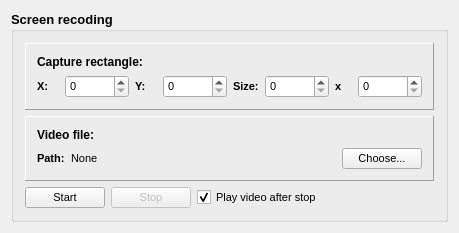
<?xml version="1.0" encoding="UTF-8"?>
<ui version="4.0">
 <class>MainWindow</class>
 <widget class="QMainWindow" name="MainWindow">
  <property name="geometry">
   <rect>
    <x>0</x>
    <y>0</y>
    <width>459</width>
    <height>220</height>
   </rect>
  </property>
  <property name="windowTitle">
   <string>Encoder Example</string>
  </property>
  <widget class="QWidget" name="centralWidget">
   <layout class="QVBoxLayout" name="verticalLayout_2">
    <item>
     <widget class="QGroupBox" name="screenRecrdGB">
      <property name="font">
       <font>
        <pointsize>10</pointsize>
        <weight>75</weight>
        <bold>true</bold>
       </font>
      </property>
      <property name="title">
       <string>Screen recoding</string>
      </property>
      <layout class="QVBoxLayout" name="verticalLayout_4">
       <item>
        <widget class="QFrame" name="captureRectFrame">
         <property name="frameShape">
          <enum>QFrame::Panel</enum>
         </property>
         <property name="frameShadow">
          <enum>QFrame::Raised</enum>
         </property>
         <layout class="QVBoxLayout" name="verticalLayout">
          <item>
           <widget class="QLabel" name="label">
            <property name="font">
             <font>
              <pointsize>9</pointsize>
              <weight>75</weight>
              <bold>true</bold>
             </font>
            </property>
            <property name="text">
             <string>Capture rectangle:</string>
            </property>
           </widget>
          </item>
          <item>
           <layout class="QHBoxLayout" name="horizontalLayout_3">
            <item>
             <layout class="QHBoxLayout" name="horizontalLayout">
              <item>
               <widget class="QLabel" name="label_2">
                <property name="font">
                 <font>
                  <pointsize>8</pointsize>
                  <weight>75</weight>
                  <italic>false</italic>
                  <bold>true</bold>
                 </font>
                </property>
                <property name="text">
                 <string>X:</string>
                </property>
               </widget>
              </item>
              <item>
               <widget class="QSpinBox" name="xSpinBox">
                <property name="font">
                 <font>
                  <pointsize>8</pointsize>
                  <weight>50</weight>
                  <bold>false</bold>
                 </font>
                </property>
                <property name="maximum">
                 <number>999999999</number>
                </property>
               </widget>
              </item>
              <item>
               <widget class="QLabel" name="label_3">
                <property name="font">
                 <font>
                  <pointsize>8</pointsize>
                  <weight>75</weight>
                  <italic>false</italic>
                  <bold>true</bold>
                 </font>
                </property>
                <property name="text">
                 <string>Y:</string>
                </property>
               </widget>
              </item>
              <item>
               <widget class="QSpinBox" name="ySpinBox">
                <property name="font">
                 <font>
                  <pointsize>8</pointsize>
                  <weight>50</weight>
                  <bold>false</bold>
                 </font>
                </property>
                <property name="maximum">
                 <number>999999999</number>
                </property>
               </widget>
              </item>
             </layout>
            </item>
            <item>
             <layout class="QHBoxLayout" name="horizontalLayout_2">
              <item>
               <widget class="QLabel" name="label_4">
                <property name="font">
                 <font>
                  <pointsize>8</pointsize>
                  <weight>75</weight>
                  <italic>false</italic>
                  <bold>true</bold>
                 </font>
                </property>
                <property name="text">
                 <string>Size:</string>
                </property>
               </widget>
              </item>
              <item>
               <widget class="QSpinBox" name="widthSpinBox">
                <property name="font">
                 <font>
                  <pointsize>8</pointsize>
                  <weight>50</weight>
                  <bold>false</bold>
                 </font>
                </property>
                <property name="maximum">
                 <number>999999999</number>
                </property>
               </widget>
              </item>
              <item>
               <widget class="QLabel" name="label_5">
                <property name="font">
                 <font>
                  <pointsize>8</pointsize>
                  <weight>75</weight>
                  <italic>false</italic>
                  <bold>true</bold>
                 </font>
                </property>
                <property name="text">
                 <string>x</string>
                </property>
               </widget>
              </item>
              <item>
               <widget class="QSpinBox" name="heightSpinBox">
                <property name="font">
                 <font>
                  <pointsize>8</pointsize>
                  <weight>50</weight>
                  <bold>false</bold>
                 </font>
                </property>
                <property name="maximum">
                 <number>999999999</number>
                </property>
               </widget>
              </item>
             </layout>
            </item>
           </layout>
          </item>
         </layout>
        </widget>
       </item>
       <item>
        <widget class="QFrame" name="fileNameFrame">
         <property name="frameShape">
          <enum>QFrame::Panel</enum>
         </property>
         <property name="frameShadow">
          <enum>QFrame::Raised</enum>
         </property>
         <layout class="QVBoxLayout" name="verticalLayout_3">
          <item>
           <widget class="QLabel" name="label_6">
            <property name="font">
             <font>
              <pointsize>9</pointsize>
              <weight>75</weight>
              <bold>true</bold>
             </font>
            </property>
            <property name="text">
             <string>Video file:</string>
            </property>
           </widget>
          </item>
          <item>
           <layout class="QHBoxLayout" name="horizontalLayout_5" stretch="5,1">
            <item>
             <layout class="QHBoxLayout" name="horizontalLayout_4" stretch="1,20">
              <item>
               <widget class="QLabel" name="label_7">
                <property name="font">
                 <font>
                  <pointsize>8</pointsize>
                  <weight>75</weight>
                  <bold>true</bold>
                 </font>
                </property>
                <property name="toolTip">
                 <string/>
                </property>
                <property name="statusTip">
                 <string/>
                </property>
                <property name="text">
                 <string>Path:</string>
                </property>
               </widget>
              </item>
              <item>
               <widget class="QLabel" name="filePathLabel">
                <property name="font">
                 <font>
                  <pointsize>8</pointsize>
                  <weight>50</weight>
                  <bold>false</bold>
                 </font>
                </property>
                <property name="statusTip">
                 <string/>
                </property>
                <property name="text">
                 <string>None</string>
                </property>
               </widget>
              </item>
             </layout>
            </item>
            <item>
             <widget class="QPushButton" name="chooseFileButton">
              <property name="font">
               <font>
                <pointsize>8</pointsize>
                <weight>50</weight>
                <bold>false</bold>
               </font>
              </property>
              <property name="text">
               <string>Choose...</string>
              </property>
             </widget>
            </item>
           </layout>
          </item>
         </layout>
        </widget>
       </item>
       <item>
        <layout class="QHBoxLayout" name="horizontalLayout_6">
         <item>
          <widget class="QPushButton" name="StartButton">
           <property name="font">
            <font>
             <pointsize>8</pointsize>
             <weight>50</weight>
             <bold>false</bold>
            </font>
           </property>
           <property name="text">
            <string>Start</string>
           </property>
          </widget>
         </item>
         <item>
          <widget class="QPushButton" name="StopButton">
           <property name="enabled">
            <bool>false</bool>
           </property>
           <property name="font">
            <font>
             <pointsize>8</pointsize>
             <weight>50</weight>
             <bold>false</bold>
            </font>
           </property>
           <property name="text">
            <string>Stop</string>
           </property>
          </widget>
         </item>
         <item>
          <widget class="QCheckBox" name="playVideoCheckBox">
           <property name="font">
            <font>
             <pointsize>8</pointsize>
             <weight>50</weight>
             <bold>false</bold>
            </font>
           </property>
           <property name="text">
            <string>Play video after stop</string>
           </property>
           <property name="checked">
            <bool>true</bool>
           </property>
          </widget>
         </item>
         <item>
          <spacer name="horizontalSpacer">
           <property name="orientation">
            <enum>Qt::Horizontal</enum>
           </property>
           <property name="sizeHint" stdset="0">
            <size>
             <width>40</width>
             <height>20</height>
            </size>
           </property>
          </spacer>
         </item>
        </layout>
       </item>
      </layout>
     </widget>
    </item>
   </layout>
  </widget>
 </widget>
 <layoutdefault spacing="6" margin="11"/>
 <resources/>
 <connections/>
</ui>
